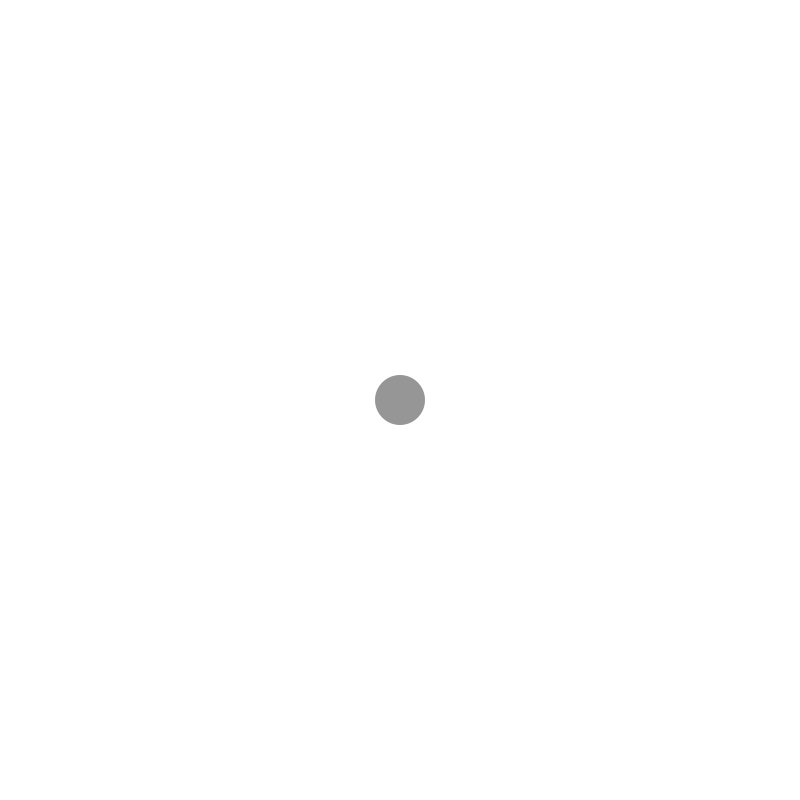
Frame 1 (no input)
Frame 60 (the mouse pressed at the canvas centre just before this capture): identical to frame 1, image omitted
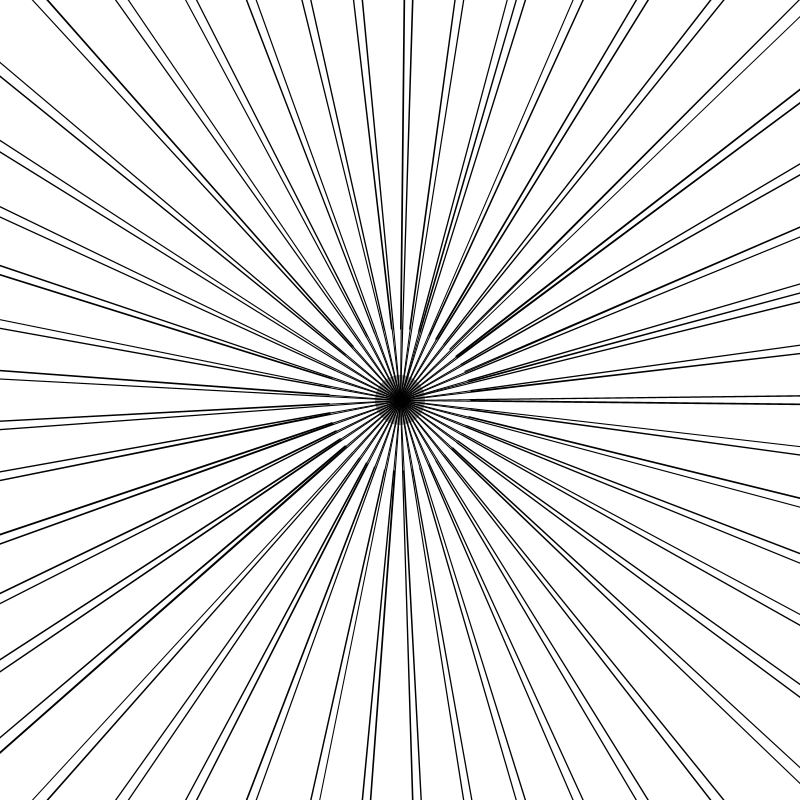
Frame 120 (the mouse held since frame 60 and released just before this capture)

The Processing sketch that drew these frames (run headless with seeded random() and noise(); from frame 60 on, the mouse is pressed at the canvas centre):

// Processing sketch: KojoOpuni_Rotation
// ── KojoOpuni_Rotation.pde
/*j.stephens
2012.11
A Variation of Kojo Opuni's Rotation sketch

separated rotational velocity from n-fold symmetry generation
*/


float i;
float a=0;  // rotation location
float delta = 0; // rotational velocity defined by the distance from width/2 where center = 0 velocity;

void setup() {
  size(800,800);
  smooth(); 
  noStroke(); 
  fill(150);
  background(255);
  ellipse (400,400,50,50);
 // frameRate(25);
  
}

void draw() {
  translate (400, 400); 
  for(i=0; i<100; i++)
  {
  smooth();
  //lower right
  arc (700,700,a+1,a,0,7);
  arc (750,750,mouseX+1,pmouseY,0,7);
  arc (650,650,a+1,a,0,7);
  arc (600,650,mouseY+1,a,0,7);
  arc (550,650,a+1,a,0,7);
 /*j: */ // rotate (radians(a/3));
 rotate (radians(a));
  //upper left
  if (mousePressed) {
    //stroke(mouseY);
    fill(mouseY-i,mouseX-i,mouseY+i/5,pmouseY);
    /*j:  original = 75.0 */ rotate(PI/150.0);
    beginShape ();
    vertex(mouseX+50,mouseY+50);
    vertex (pmouseX, pmouseY);
    vertex (mouseX+75, mouseY+75);
    vertex (pmouseX+50, pmouseX+50);
    endShape(CLOSE);
    
  }
  
  else {
  stroke(255*(mouseX/width),255*(mouseY/height),255*((mouseX-width)/width));
  //stroke(255,255,0);
  //fill(mouseX-i,mouseY-i,mouseX+i/5,pmouseX);
  //fill(255*(mouseX/width),255*(mouseY/height),255*((mouseX-width)/width));
  float r = map (mouseX, 0, width, 0, 255);
   float g = map (mouseY, 0, height, 255, 0);
    float b = map (mouseX, height, 0, 0, 255);
  fill(r,g,b,50+(delta*100));
  println(width);
  println(mouseX + "= mouseX");
  //****************Controlling the N-Fold Symmetry by Varying the division of 2PI**************
  //********************************************************************************************
  //try controlling the rotation of the world seperate from the division of 2*PI such that:
  float varPIdivisor = map (mouseY, 0, height, 0.0, 6.0);
  rotate ((2*PI)/varPIdivisor);
  /*J: original:: */   //rotate((2*PI)/6);//j: original PI/5
  /*dividing 2*PI by 4 results in 5 fold symmetry.  The image starts at original location, and is then rotated. */
  //____________________________________________________________________________
  
  triangle (mouseX,50,50,70,70,70);
  triangle (a,a,50,70,70,70);
  triangle (a,50,50,a,a,70);
  triangle (50,50,50,70,mouseX,a);
  triangle (50,a,50,a,70,70);
  ellipse (a,a,mouseY,a);
  arc (700,700,a,a,2,7);
  arc (750,750,pmouseX,a,2,7);
  arc (650,650,pmouseX,a,2,7);
  arc (600,650,a,a,2,7);
  arc (550,650,a,pmouseY,2,7);
  }
  } 
 /*j: */  // a+=.01;
 
/*j: */ delta = map (mouseX, 0, width, -1, 1);
//a = 0;
/*j: */ a += delta;
println("a = " + a + " delta = " + delta);
}
